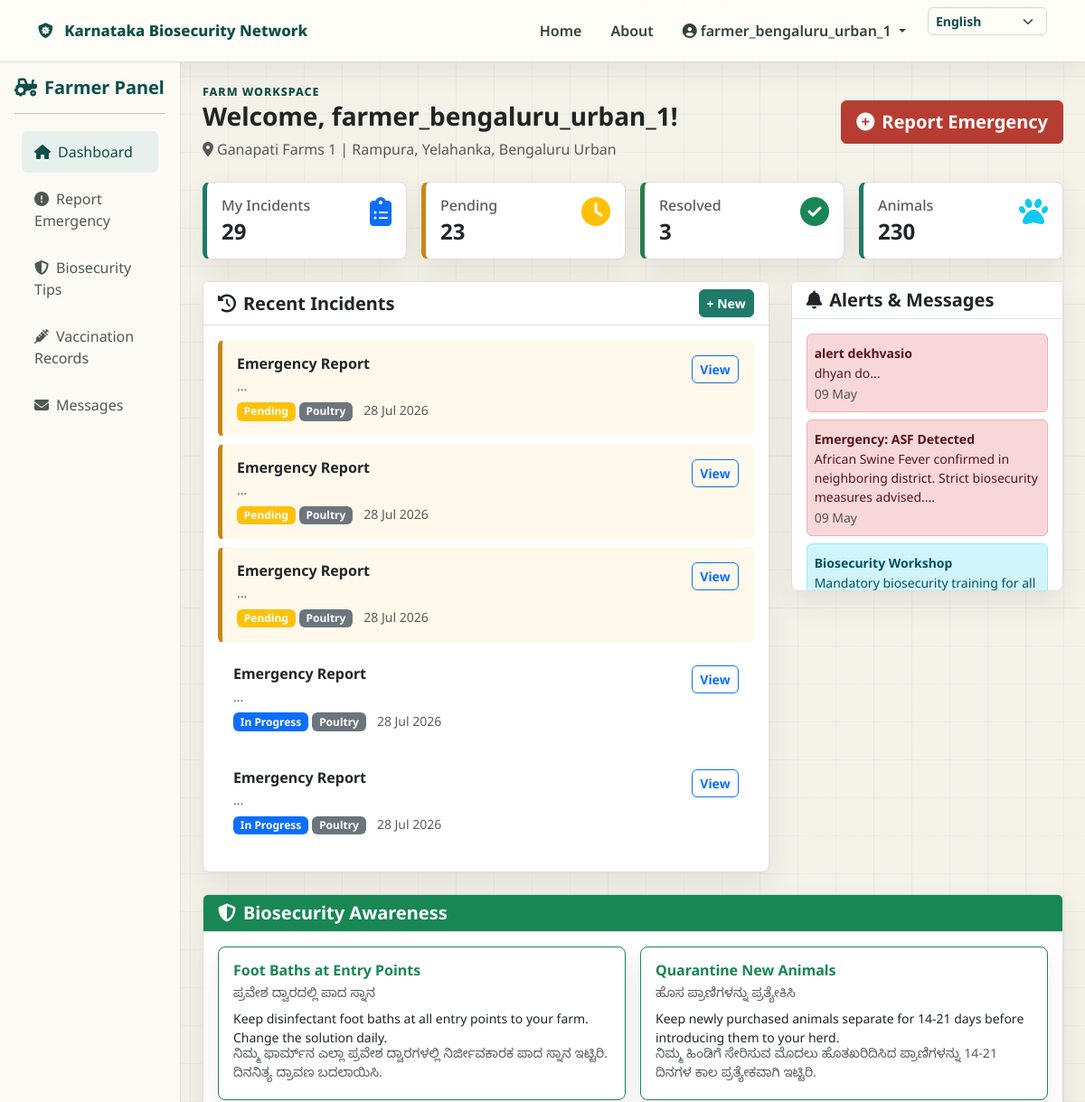
The app's page /farmer/dashboard (signed in, upper part), older data.
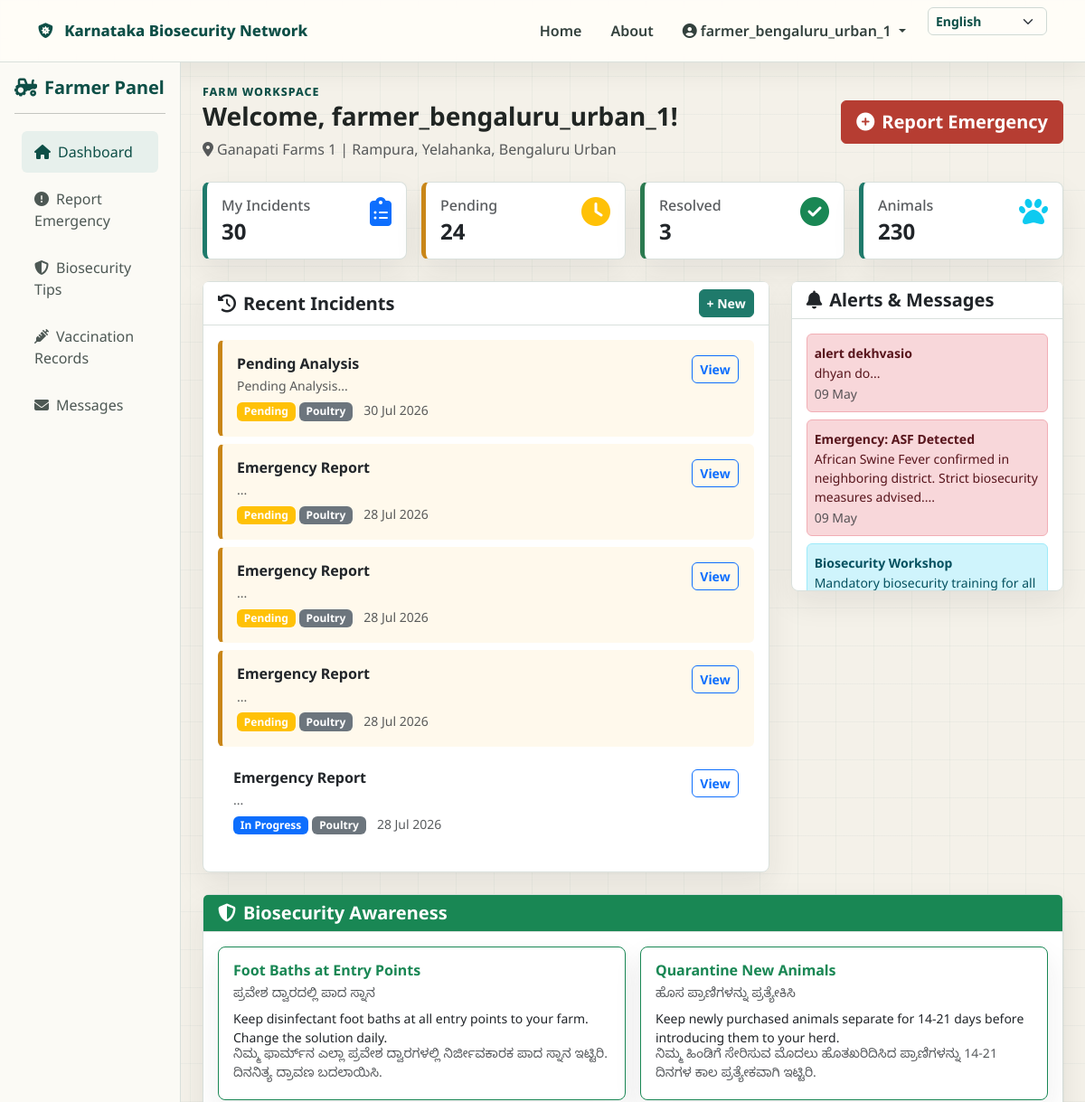
The same page, newer data.
### backend/models.py (models this page shows, shortened)
class Incident(db.Model):
    __tablename__ = 'incidents'
    id = db.Column(db.Integer, primary_key=True)
    farmer_id = db.Column(db.Integer, db.ForeignKey('farmer_profiles.id'), nullable=False)
    vet_id = db.Column(db.Integer, db.ForeignKey('vet_profiles.id'))
    district_id = db.Column(db.Integer, db.ForeignKey('districts.id'))
    title = db.Column(db.String(200), nullable=False)
    description = db.Column(db.Text)
    symptoms = db.Column(db.Text)
    animal_type = db.Column(db.String(50))  # poultry, pig, cattle
    affected_count = db.Column(db.Integer, default=1)
    severity = db.Column(db.String(20), default='medium')  # low, medium, high, critical
    images = db.Column(db.Text)  # JSON list of image filenames
    status = db.Column(db.String(20), default='pending')  # pending, assigned, in_progress, resolved
    ai_solution = db.Column(db.Text)
    vet_notes = db.Column(db.Text)
    created_at = db.Column(db.DateTime, default=get_ist)
    resolved_at = db.Column(db.DateTime)
    village = db.Column(db.String(100))
    taluka = db.Column(db.String(100))
    voice_url = db.Column(db.String(255), nullable=True)
    voice_transcription = db.Column(db.Text, nullable=True)

class Message(db.Model):
    __tablename__ = 'messages'
    id = db.Column(db.Integer, primary_key=True)
    sender_id = db.Column(db.Integer, db.ForeignKey('users.id'), nullable=False)
    recipient_id = db.Column(db.Integer, db.ForeignKey('users.id'))
    recipient_role = db.Column(db.String(20))  # farmer, vet, district_head, state_head, all
    district_id = db.Column(db.Integer, db.ForeignKey('districts.id'))
    title = db.Column(db.String(200))
    content = db.Column(db.Text, nullable=False)
    created_at = db.Column(db.DateTime, default=get_ist)
    is_read = db.Column(db.Boolean, default=False)
    message_type = db.Column(db.String(20), default='general')  # general, alert, emergency
    sender = db.relationship('User', foreign_keys=[sender_id], backref='sent_messages')
    recipient = db.relationship('User', foreign_keys=[recipient_id], backref='received_messages')

### backend/app.py (the view)
@app.route('/farmer/dashboard')
@login_required
def farmer_dashboard():
    if current_user.role != 'farmer':
        flash('Access denied', 'danger')
        return redirect(url_for('index'))
    profile = current_user.farmer_profile
    if not profile:
        flash('Profile not found', 'danger')
        return redirect(url_for('index'))
    incidents = Incident.query.filter_by(farmer_id=profile.id).order_by(Incident.created_at.desc()).all()
    vaccinations = VaccinationRecord.query.filter_by(farmer_id=profile.id).all()
    messages = Message.query.filter(
        (Message.recipient_role == 'farmer') | (Message.recipient_id == current_user.id)
    ).order_by(Message.created_at.desc()).limit(10).all()
    return render_template('farmer_dashboard.html',
                         profile=profile,
                         incidents=incidents,
                         vaccinations=vaccinations,
                         messages=messages,
                         tips=BIOSAFETY_TIPS)

### backend/app.py (called while the page is built)
@login_manager.user_loader
def load_user(user_id):
    return User.query.get(int(user_id))

@app.context_processor
def inject_globals():
    return {
        'now': get_ist(),
        'KARNATAKA_DISTRICTS': KARNATAKA_DISTRICTS
    }

### backend/models.py (called while the page is built)
def get_ist():
    return (datetime.now(timezone(timedelta(hours=5, minutes=30)))).replace(tzinfo=None)

### frontend/templates/farmer_dashboard.html (shortened to what the changed rows need)
{% extends "base.html" %}
{% block content %}
<div class="container-fluid">
    <div class="row">
        <div class="col-md-9 col-lg-10 p-4">
            <div class="row g-3 mb-4">
                <div class="col-md-3">
                    <div class="card stat-card p-3">
                        <div class="d-flex justify-content-between">
                            <div>
                                <h6 class="text-muted mb-1">My Incidents</h6>
                                <h4 class="fw-bold mb-0">{{ incidents|length }}</h4>
                            </div>
                        </div>
                    </div>
                </div>
                <div class="col-md-3">
                    <div class="card stat-card warning p-3">
                        <div class="d-flex justify-content-between">
                            <div>
                                <h6 class="text-muted mb-1">Pending</h6>
                                <h4 class="fw-bold mb-0">{{ incidents|selectattr('status', 'equalto', 'pending')|list|length }}</h4>
                            </div>
                        </div>
                    </div>
                </div>
            </div>
            <div class="row">
                <div class="col-lg-8 mb-4">
                    <div class="card">
                        <div class="card-body">
                            {% if incidents %}
                                {% for incident in incidents[:5] %}
                                <div class="alert incident-{{ incident.status }} p-3 mb-2">
                                    <div class="d-flex justify-content-between align-items-start">
                                        <div>
                                            <h6 class="fw-bold mb-1">{{ incident.title }}</h6>
                                            <p class="mb-1 small text-muted">{{ incident.description[:80] }}...</p>
                                            <span class="badge bg-{{ 'warning' if incident.status == 'pending' else 'info' if incident.status == 'assigned' else 'primary' if incident.status == 'in_progress' else 'success' }}">{{ incident.status.replace('_', ' ').title() }}</span>
                                            <span class="badge bg-secondary">{{ incident.animal_type.title() }}</span>
                                            <small class="text-muted ms-2">{{ incident.created_at.strftime('%d %b %Y') }}</small>
                                        </div>
                                        <a href="{{ url_for('view_incident', incident_id=incident.id) }}" class="btn btn-sm btn-outline-primary">View</a>
                                    </div>
                                </div>
                                {% endfor %}
                            {% else %}
                                <div class="text-center py-4 text-muted">
                                    <i class="fas fa-check-circle fa-3x mb-2 text-success"></i>
                                    <p>No incidents reported. Great job maintaining biosecurity!</p>
                                </div>
                            {% endif %}
                        </div>
                    </div>
                </div>
                <div class="col-lg-4 mb-4">
                    <div class="card">
                        <div class="card-body" style="max-height: 300px; overflow-y: auto;">
                            {% for msg in messages %}
                            <div class="alert alert-{{ 'danger' if msg.message_type == 'emergency' else 'warning' if msg.message_type == 'alert' else 'info' }} p-2 mb-2">
                                <small class="fw-bold">{{ msg.title }}</small>
                                <p class="mb-0 small">{{ msg.content[:100] }}...</p>
                                <small class="text-muted">{{ msg.created_at.strftime('%d %b') }}</small>
                            </div>
                            {% else %}
                                <p class="text-muted text-center">No new messages</p>
                            {% endfor %}
                        </div>
                    </div>
                </div>
            </div>
            <div class="card mb-4" id="biosecurity">
                <div class="card-body">
                    <div class="row g-3">
                        {% for tip in tips %}
                        <div class="col-md-6">
                            <div class="card h-100 border-success">
                                <div class="card-body">
                                    <h6 class="fw-bold text-success">{{ tip.title_en }}</h6>
                                    <p class="kannada-text text-muted small mb-1">{{ tip.title_kn }}</p>
                                    <p class="small mb-0">{{ tip.desc_en }}</p>
                                    <p class="kannada-text text-muted small mb-0">{{ tip.desc_kn }}</p>
                                </div>
                            </div>
                        </div>
                        {% endfor %}
                    </div>
                </div>
            </div>
        </div>
    </div>
</div>
{% endblock %}

Row changes from the older to the newer data that the page shows:
no longer on this page (row unchanged): Incident: title "Emergency Report", status.replace "In Progress", animal_type "Poultry", created_at "28 Jul 2026"
added Incident: title "Pending Analysis", description "Pending Analysis", status.replace "Pending", animal_type "Poultry", created_at "30 Jul 2026"
Text that changed along with them:
{{ incidents|length }}: "29" → "30"
{{ incidents|selectattr('status', 'equalto', 'pending')|list|length }}: "23" → "24"
